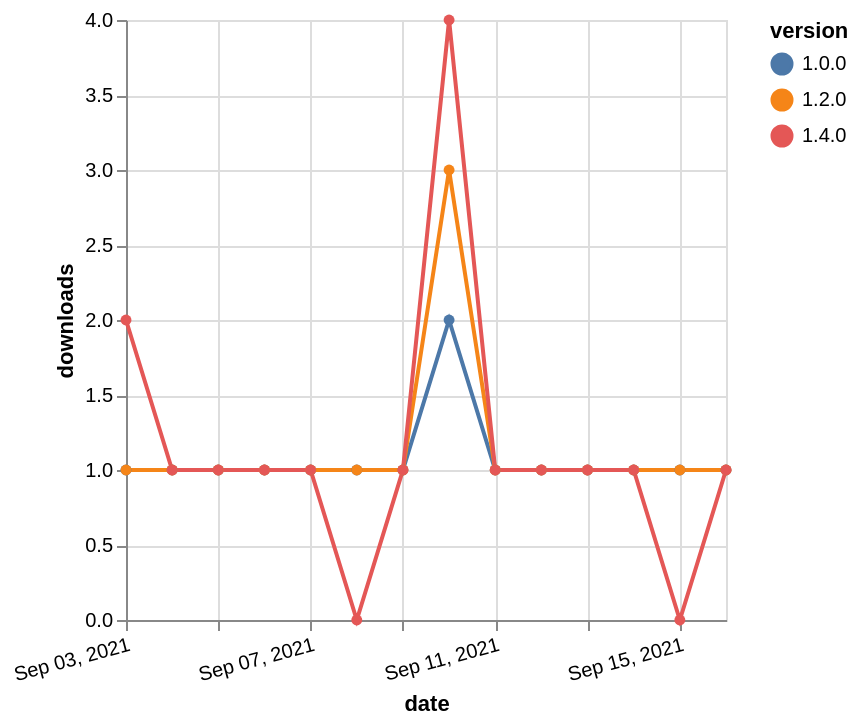

Vega-Lite specification stored for this chart:
### Vega-Lite specification from a JSON file in a GitHub repository (floating-point values rounded to 4 significant figures)
{"$schema": "https://vega.github.io/schema/vega-lite/v5.json", "description": "A simple bar chart with embedded data.", "data": {"values": [{"date": "2021-09-03", "total": 150, "delta": 1, "version": "1.0.0"}, {"date": "2021-09-04", "total": 151, "delta": 1, "version": "1.0.0"}, {"date": "2021-09-05", "total": 152, "delta": 1, "version": "1.0.0"}, {"date": "2021-09-06", "total": 153, "delta": 1, "version": "1.0.0"}, {"date": "2021-09-07", "total": 154, "delta": 1, "version": "1.0.0"}, {"date": "2021-09-08", "total": 155, "delta": 1, "version": "1.0.0"}, {"date": "2021-09-09", "total": 156, "delta": 1, "version": "1.0.0"}, {"date": "2021-09-10", "total": 158, "delta": 2, "version": "1.0.0"}, {"date": "2021-09-11", "total": 159, "delta": 1, "version": "1.0.0"}, {"date": "2021-09-12", "total": 160, "delta": 1, "version": "1.0.0"}, {"date": "2021-09-13", "total": 161, "delta": 1, "version": "1.0.0"}, {"date": "2021-09-14", "total": 162, "delta": 1, "version": "1.0.0"}, {"date": "2021-09-15", "total": 163, "delta": 1, "version": "1.0.0"}, {"date": "2021-09-16", "total": 164, "delta": 1, "version": "1.0.0"}, {"date": "2021-09-03", "total": 159, "delta": 1, "version": "1.2.0"}, {"date": "2021-09-04", "total": 160, "delta": 1, "version": "1.2.0"}, {"date": "2021-09-05", "total": 161, "delta": 1, "version": "1.2.0"}, {"date": "2021-09-06", "total": 162, "delta": 1, "version": "1.2.0"}, {"date": "2021-09-07", "total": 163, "delta": 1, "version": "1.2.0"}, {"date": "2021-09-08", "total": 164, "delta": 1, "version": "1.2.0"}, {"date": "2021-09-09", "total": 165, "delta": 1, "version": "1.2.0"}, {"date": "2021-09-10", "total": 168, "delta": 3, "version": "1.2.0"}, {"date": "2021-09-11", "total": 169, "delta": 1, "version": "1.2.0"}, {"date": "2021-09-12", "total": 170, "delta": 1, "version": "1.2.0"}, {"date": "2021-09-13", "total": 171, "delta": 1, "version": "1.2.0"}, {"date": "2021-09-14", "total": 172, "delta": 1, "version": "1.2.0"}, {"date": "2021-09-15", "total": 173, "delta": 1, "version": "1.2.0"}, {"date": "2021-09-16", "total": 174, "delta": 1, "version": "1.2.0"}, {"date": "2021-09-03", "total": 116, "delta": 2, "version": "1.4.0"}, {"date": "2021-09-04", "total": 117, "delta": 1, "version": "1.4.0"}, {"date": "2021-09-05", "total": 118, "delta": 1, "version": "1.4.0"}, {"date": "2021-09-06", "total": 119, "delta": 1, "version": "1.4.0"}, {"date": "2021-09-07", "total": 120, "delta": 1, "version": "1.4.0"}, {"date": "2021-09-08", "total": 120, "delta": 0, "version": "1.4.0"}, {"date": "2021-09-09", "total": 121, "delta": 1, "version": "1.4.0"}, {"date": "2021-09-10", "total": 125, "delta": 4, "version": "1.4.0"}, {"date": "2021-09-11", "total": 126, "delta": 1, "version": "1.4.0"}, {"date": "2021-09-12", "total": 127, "delta": 1, "version": "1.4.0"}, {"date": "2021-09-13", "total": 128, "delta": 1, "version": "1.4.0"}, {"date": "2021-09-14", "total": 129, "delta": 1, "version": "1.4.0"}, {"date": "2021-09-15", "total": 129, "delta": 0, "version": "1.4.0"}, {"date": "2021-09-16", "total": 130, "delta": 1, "version": "1.4.0"}]}, "width": "container", "mark": {"type": "line", "point": {"filled": true}}, "encoding": {"x": {"field": "date", "type": "temporal", "timeUnit": "yearmonthdate", "title": "date", "axis": {"labelAngle": -15}}, "y": {"field": "delta", "type": "quantitative", "title": "downloads"}, "color": {"field": "version", "type": "nominal"}, "tooltip": {"field": "delta"}}}
